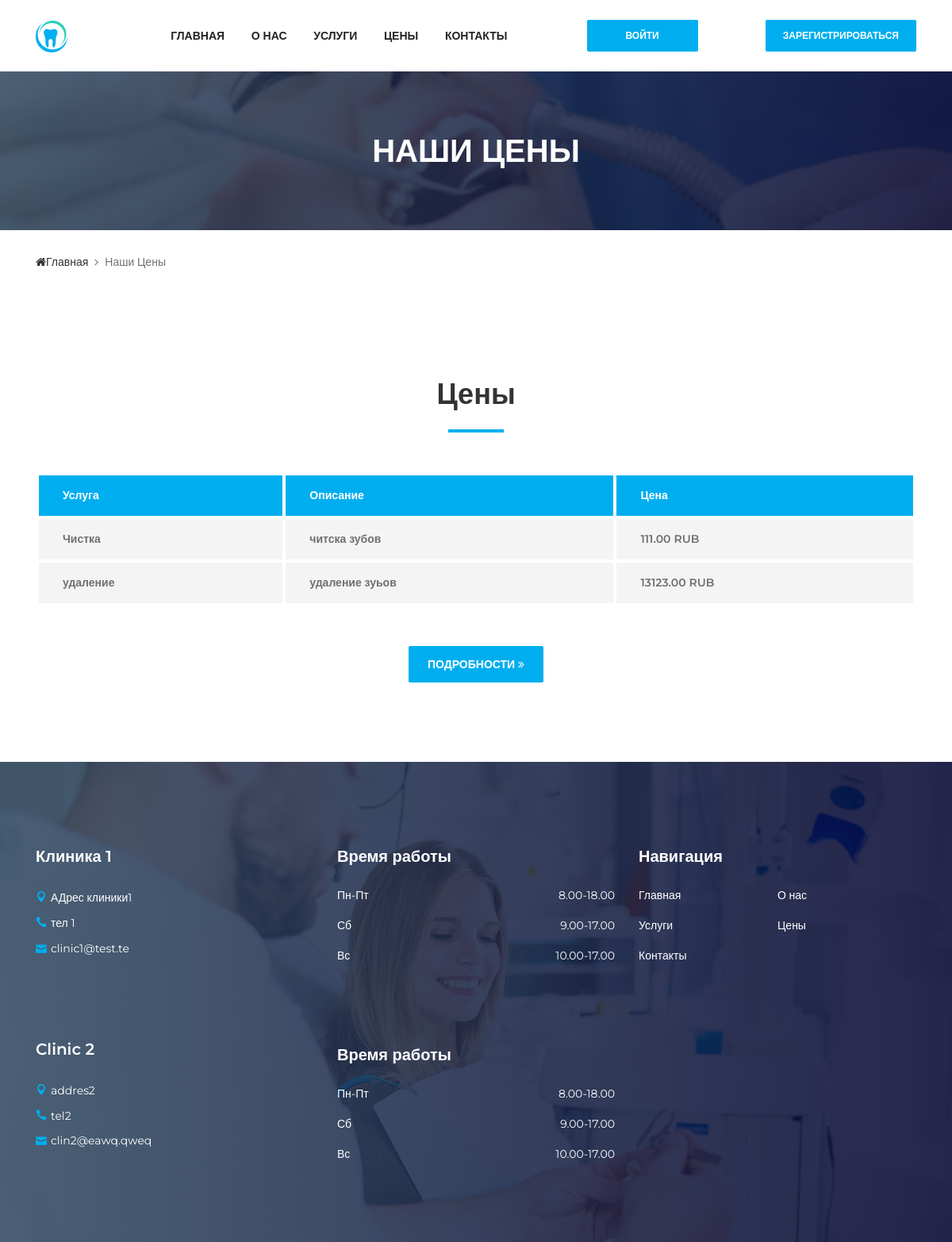
The page /pricing/ on the database its author committed.
### website/models.py (models this page shows, shortened)
class Service(models.Model):
    class Meta:
        verbose_name = 'Услуга'
        verbose_name_plural = 'Услуги'
    image = models.ImageField(upload_to='website/',
                              blank=True,
                              null=True,
                              verbose_name='Изображение')
    title = models.CharField(max_length=168, verbose_name='Название')
    content = models.TextField(verbose_name='Описание')
    price = models.DecimalField(decimal_places=2,
                                verbose_name='стоимость',
                                max_digits=16)

class AboutUs(models.Model):
    image = models.ImageField(upload_to='website/',
                              blank=True,
                              null=True,
                              verbose_name='Изображение')
    title = models.CharField(max_length=128, verbose_name='Название')
    content = models.TextField(verbose_name='Описание')
    address = models.CharField(max_length=256,
                               verbose_name='адрес')
    phone = models.CharField(max_length=32,
                             verbose_name='Номер телефона')
    email = models.EmailField(verbose_name='Почта/email',
                              unique=False,
                              blank=False)
    map_iframe = models.TextField(help_text="ссылка на встраивание карт")
    class Meta:
        verbose_name = 'клиника'
        verbose_name_plural = 'клиники'

### website/views.py (the view)
# urls.py: path('pricing/', views.pricing, name="pricing"),
def pricing(request):
    about_us = AboutUs.objects.all()
    services = Service.objects.all()
    return render(request, 'pricing.html', {'services': services,
                                            'about_us': about_us,})

### website/templates/pricing.html (shortened to what this page needs)
{% extends 'base.html' %}
{% load static %}
{% block content %}
  <div class="breadcumb-area bg-img bg-gradient-overlay" style="background-image: url({% static 'website/img/bg-img/12.jpg' %});">
    <div class="container h-100">
      <div class="row h-100 align-items-center">
        <div class="col-12">
          <h2 class="title">Наши цены</h2>
        </div>
      </div>
    </div>
  </div>
  <div class="breadcumb--con">
    <div class="container">
      <div class="row">
        <div class="col-12">
          <nav aria-label="breadcrumb">
            <ol class="breadcrumb">
              <li class="breadcrumb-item"><a href="{% url 'home' %}"><i class="fa fa-home"></i>Главная</a></li>
              <li class="breadcrumb-item active" aria-current="page">Наши цены</li>
            </ol>
          </nav>
        </div>
      </div>
    </div>
  </div>
  <section class="dento-pricing-table-area section-padding-100">
    <div class="container">
      <div class="row">
        <div class="col-12">
          <div class="section-heading text-center">
            <h2>Цены</h2>
            <div class="line"></div>
          </div>
        </div>
      </div>
      <div class="row">
        <div class="col-12">
          <div class="dento-price-table table-responsive">
            <table class="table table-borderless mb-0">
              <thead>
                <tr>
                  <th scope="col">Услуга</th>
                  <th scope="col">Описание</th>
                  <th scope="col">Цена</th>
                </tr>
              </thead>
              <tbody>
                {% for serv in services %}
                  <tr>
                    <th scope="row">{{ serv.title }}</th>
                    <td>{{ serv.content }}</td>
                    <td>{{ serv.price }} RUB</td>
                  </tr>
                {% endfor %}
              </tbody>
            </table>
          </div>
        </div>
        <div class="col-12">
          <div class="more-btn text-center mt-50">
            <a href="{% url 'service' %}" class="btn dento-btn">Подробности <i class="fa fa-angle-double-right"></i></a>
          </div>
        </div>
      </div>
    </div>
  </section>
{% endblock %}

### website/templates/base.html (shortened to what this page needs)
{% load static %}
<!DOCTYPE html>
<html lang="en">
<head>
  <link rel="stylesheet" href="{% static 'website/css/style.css' %}">
</head>
<body>
  <header class="header-area">
    <div class="main-header-area">
      <div class="classy-nav-container breakpoint-off">
        <div class="container">
          <nav class="classy-navbar justify-content-between" id="dentoNav">
            <a class="nav-brand" href="{% url 'home' %}"><img src="{% static 'website/img/core-img/favicon.ico' %}" alt=""></a>
            <div class="classy-menu">
              <div class="classynav">
                <ul id="nav">
                  <li><a href="{% url 'home' %}">Главная</a></li>
                  <li><a href="{% url 'about' %}">О нас</a></li>
                  <li><a href="{% url 'service' %}">Услуги</a></li>
                  <li><a href="{% url 'pricing' %}">Цены</a></li>
                  <li><a href="{% url 'contact' %}">Контакты</a></li>
                </ul>
              </div>
            </div>
            {% if user.is_authenticated %}
              <a href="{% url 'booknow' %}" class="btn dento-btn booking-btn">Записаться на прием</a>
              <a href="{% url 'cabinet_page' user.id %}" class="btn dento-btn booking-btn">Личный кабинет</a>
              <a href="{% url 'logout' %}" class="btn dento-btn booking-btn">Выйти</a>
            {% else %}
              <a href="{% url 'login_page' %}" class="btn dento-btn booking-btn">Войти</a>
              <a href="{% url 'registration_page' %}" class="btn dento-btn booking-btn">Зарегистрироваться</a>
            {% endif %}
          </nav>
        </div>
      </div>
    </div>
  </header>
{% block content %}
{% endblock %}
  <footer class="footer-area bg-img bg-gradient-overlay" style="background-image: url({% static 'website/img/bg-img/3.jpg' %});">
    <div class="container">
      <div class="row">
        <div class="col-12 col-sm-6 col-lg-4">
          {% for clinic in about_us %}
            <div class="single-footer-widget">
            <h5 class="widget-title">{{ clinic.title }}</h5>
              <div class="footer-contact">
                <p><i class="icon_pin"></i>{{ clinic.address}}</p>
                <p><i class="icon_phone"></i>{{ clinic.phone }}</p>
                <p><i class="icon_mail"></i>{{ clinic.email }}</p>
              </div>
            </div>
          {% endfor %}
        </div>
        <div class="col-12 col-sm-6 col-lg">
          <div class="single-footer-widget">
            <h5 class="widget-title">Время работы</h5>
            <ul class="opening-hours">
              <li><span>Пн-Пт</span> <span>8.00-18.00</span></li>
              <li><span>Сб</span> <span>9.00-17.00</span></li>
              <li><span>Вс</span> <span>10.00-17.00</span></li>
            </ul>
          </div>
          <div class="single-footer-widget">
            <h5 class="widget-title">Время работы</h5>
            <ul class="opening-hours">
              <li><span>Пн-Пт</span> <span>8.00-18.00</span></li>
              <li><span>Сб</span> <span>9.00-17.00</span></li>
              <li><span>Вс</span> <span>10.00-17.00</span></li>
            </ul>
          </div>
        </div>
        <div class="col-12 col-sm-6 col-lg">
          <div class="single-footer-widget">
            <h5 class="widget-title">Навигация</h5>
            <nav>
              <ul class="quick-links">
                <li><a href="{% url 'home' %}">Главная</a></li>
                <li><a href="{% url 'about' %}">О нас</a></li>
                <li><a href="{% url 'service' %}">Услуги</a></li>
                <li><a href="{% url 'pricing' %}">Цены</a></li>
                <li><a href="{% url 'contact' %}">Контакты</a></li>
              </ul>
            </nav>
          </div>
        </div>
      </div>
    </div>
  </footer>
</body>
</html>

### static/website/css/default-assets/classy-nav.css (style rules this page uses)
body { font-family: "Roboto", sans-serif; }
ul { margin: 0; }
ul li { list-style: none; }
img { height: auto; max-width: 100%; }
.bg-img { background-position: center center; background-size: cover; background-repeat: no-repeat; }
.classy-nav-container { position: relative; z-index: 100; background-color: #ffffff; }
.classy-nav-container * { box-sizing: border-box; }
.classy-nav-container a { -webkit-transition-duration: 500ms; transition-duration: 500ms; text-decoration: none; outline: none; font-size: 14px; font-weight: 400; color: #232323; display: inline-block; }
.justify-content-between { -webkit-box-pack: justify; -ms-flex-pack: justify; justify-content: space-between; }
.classy-navbar { width: 100%; height: 70px; padding: 0.5em 2em; display: -webkit-box; display: -ms-flexbox; display: flex; -webkit-box-align: center; -ms-flex-align: center; -ms-grid-row-align: center; align-items: center; }
.classy-navbar .nav-brand { font-size: 26px; font-weight: 500; color: #565656; display: inline-block; margin-right: 30px; }
.classynav ul li { display: inline-block; clear: both; position: inherit; z-index: 10; }
.classynav ul li a { padding: 0 12px; display: block; height: 35px; font-size: 14px; line-height: 34px; }
.breakpoint-off .classynav { display: -webkit-box; display: -ms-flexbox; display: flex; -webkit-box-align: center; -ms-flex-align: center; -ms-grid-row-align: center; align-items: center; }

### rows shown on the page
Service: title "Чистка", content "читска зубов", price "111.00"
Service: title "удаление", content "удаление зуьов", price "13123.00"
AboutUs: title "Клиника 1", address "АДрес клиники1", phone "тел 1", email "clinic1@test.te"
AboutUs: title "Clinic 2", address "addres2", phone "tel2", email "clin2@eawq.qweq"
